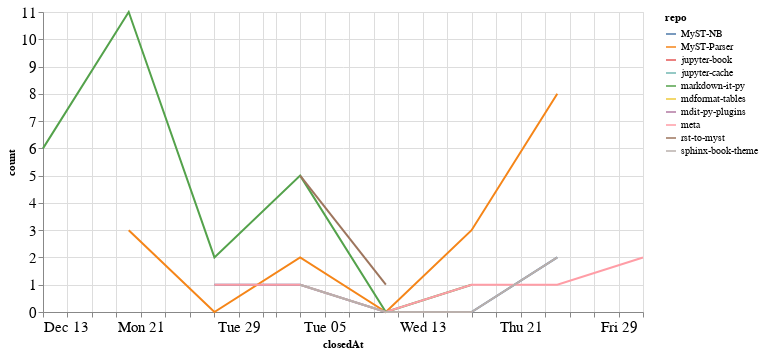

Notebook cell for this chart:
### Code cell
closed_by_time = closed_by.groupby('repo').resample('W', on='closedAt').count()['author'].reset_index()
closed_by_time = closed_by_time.rename(columns={'author': 'count'})

alt.Chart(closed_by_time, width=600).mark_line().encode(
    x='closedAt',
    y='count',
    color='repo',
    tooltip="repo"
)

### Figure 1 — Vega-Lite specification as saved in the notebook (floating-point values rounded to 4 significant figures)
{"config": {"axisLeft": {"labelFontSize": 15}, "axisBottom": {"labelFontSize": 15}}, "data": {"name": "data-945ec48202e97e47b86e862538890469"}, "mark": "line", "encoding": {"color": {"type": "nominal", "field": "repo"}, "tooltip": {"type": "nominal", "field": "repo"}, "x": {"type": "temporal", "field": "closedAt"}, "y": {"type": "quantitative", "field": "count"}}, "width": 600, "$schema": "https://vega.github.io/schema/vega-lite/v4.8.1.json", "datasets": {"data-945ec48202e97e47b86e862538890469": [{"repo": "MyST-NB", "closedAt": "2020-12-27T00:00:00", "count": 1}, {"repo": "MyST-NB", "closedAt": "2021-01-03T00:00:00", "count": 1}, {"repo": "MyST-NB", "closedAt": "2021-01-10T00:00:00", "count": 0}, {"repo": "MyST-NB", "closedAt": "2021-01-17T00:00:00", "count": 0}, {"repo": "MyST-NB", "closedAt": "2021-01-24T00:00:00", "count": 2}, {"repo": "MyST-Parser", "closedAt": "2020-12-20T00:00:00", "count": 3}, {"repo": "MyST-Parser", "closedAt": "2020-12-27T00:00:00", "count": 0}, {"repo": "MyST-Parser", "closedAt": "2021-01-03T00:00:00", "count": 2}, {"repo": "MyST-Parser", "closedAt": "2021-01-10T00:00:00", "count": 0}, {"repo": "MyST-Parser", "closedAt": "2021-01-17T00:00:00", "count": 3}, {"repo": "MyST-Parser", "closedAt": "2021-01-24T00:00:00", "count": 8}, {"repo": "jupyter-book", "closedAt": "2021-01-17T00:00:00", "count": 1}, {"repo": "jupyter-cache", "closedAt": "2021-01-17T00:00:00", "count": 2}, {"repo": "markdown-it-py", "closedAt": "2020-12-13T00:00:00", "count": 6}, {"repo": "markdown-it-py", "closedAt": "2020-12-20T00:00:00", "count": 11}, {"repo": "markdown-it-py", "closedAt": "2020-12-27T00:00:00", "count": 2}, {"repo": "markdown-it-py", "closedAt": "2021-01-03T00:00:00", "count": 5}, {"repo": "markdown-it-py", "closedAt": "2021-01-10T00:00:00", "count": 0}, {"repo": "markdown-it-py", "closedAt": "2021-01-17T00:00:00", "count": 1}, {"repo": "mdformat-tables", "closedAt": "2020-12-13T00:00:00", "count": 1}, {"repo": "mdit-py-plugins", "closedAt": "2020-12-20T00:00:00", "count": 3}, {"repo": "meta", "closedAt": "2020-12-27T00:00:00", "count": 1}, {"repo": "meta", "closedAt": "2021-01-03T00:00:00", "count": 1}, {"repo": "meta", "closedAt": "2021-01-10T00:00:00", "count": 0}, {"repo": "meta", "closedAt": "2021-01-17T00:00:00", "count": 1}, {"repo": "meta", "closedAt": "2021-01-24T00:00:00", "count": 1}, {"repo": "meta", "closedAt": "2021-01-31T00:00:00", "count": 2}, {"repo": "rst-to-myst", "closedAt": "2021-01-03T00:00:00", "count": 5}, {"repo": "rst-to-myst", "closedAt": "2021-01-10T00:00:00", "count": 1}, {"repo": "sphinx-book-theme", "closedAt": "2021-01-03T00:00:00", "count": 1}, {"repo": "sphinx-book-theme", "closedAt": "2021-01-10T00:00:00", "count": 0}, {"repo": "sphinx-book-theme", "closedAt": "2021-01-17T00:00:00", "count": 0}, {"repo": "sphinx-book-theme", "closedAt": "2021-01-24T00:00:00", "count": 2}]}}
